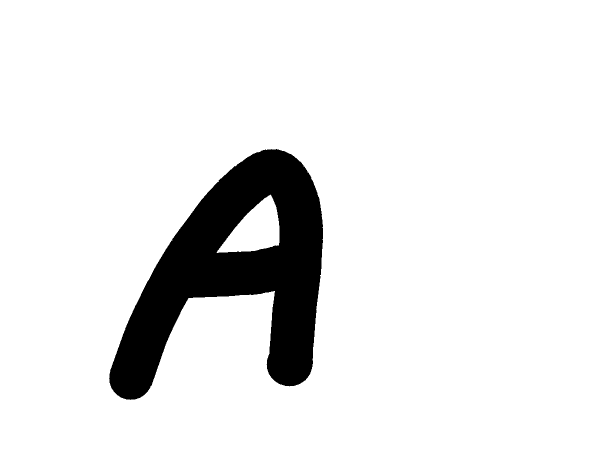
#> input picture img/img011-001.png, 1200 x 900 px (shown at 1/2 size); its folder holds only this picture in this run
$ python initial.py
#> lines starting #> are read from the running program, lines starting #| are printed output that depends on the picture; after the words box and inside, x2 and y2 are one past the last pixel; in counts of white or black regions, pixels touching at a corner belong together
import os
import cv2
import numpy as np

# *****该模块主要用来初始化训练集和验证集，包括图像处理以及特征值的向量化*****

# 读取图片的目录
image_dir = 'img/'
# 保存数组的文件
array_file_train = 'label/'
array_file_val = 'label_val/'
# 设置阈值
thresh = 90
# 设置resize长宽高
width_r = 120
height_r = 90
# 设置裁剪后的resize长宽高
width_rr = 70
height_rr = 62


# 读取img目录下的图片转化为数组，保存到label中
def img_to_label():
    filenames = os.listdir(image_dir)  # 获取文件夹下所有的图片的命名
    for filename in filenames:
        # 读取图片
        img = cv2.imread(image_dir + filename, cv2.IMREAD_GRAYSCALE)  # 读取灰度图
#> img: shape (900, 1200); 90.7% white; 1 black region, box (x1, y1, x2, y2) and area: (218, 298, 646, 800) 100094
        resized_img = cv2.resize(img, (width_r, height_r))  # 按比例缩放
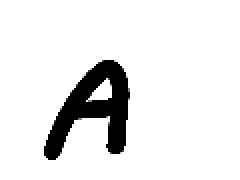
#> resized_img: shape (90, 120) (shown 2 times larger); min 0, max 255, mean 231.3
        resized_img = resized_img[int(height_r * 0.23):int(height_r * 0.92),
                      int(width_r * 0.15):int(width_r * 0.74)]  # 按照比例裁剪
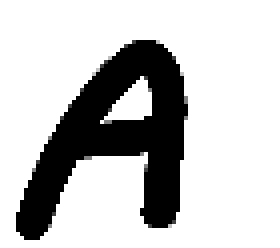
#> resized_img: shape (62, 70) (shown 4 times larger); min 0, max 255, mean 196.1
        # 进行二值化操作
        new_img = resized_img  # 重新命名
        height, width = new_img.shape[0:2]  # 得到图像的高度和宽度
#> height = 62; width = 70
        # 遍历像素点
        for row in range(height):
            for col in range(width):
                gray = new_img[row, col]  # 获取到灰度值
                if gray > thresh:  # 大于阈值255
                    new_img[row, col] = 255
                else:  # 否则0
                    new_img[row, col] = 0
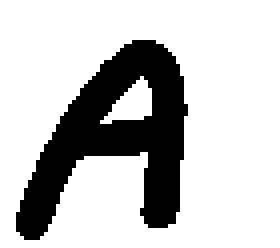
#> new_img: shape (62, 70) (shown 4 times larger); 77% white; 1 black region, box (x1, y1, x2, y2) and area: (4, 10, 47, 60) 998
        print("filename", filename)  # 打印正在处理的图片名
        image_arr = np.array(new_img).reshape(width_rr * height_rr)  # 将其拼接为一维数组
#> image_arr = 4340 values, max 255 at index 0, min 0 at index 733, mean 196.4
        # 重新分配类名 例如：A对应001 B对应002
        if int(filename[4:6]) - 10 < 10:  # 判断是否个位数
            class_name = "00" + str(int(filename[4:6]) - 10)  # 个位数的名字在前面加两个0，统一命名规则
        else:
            class_name = "0" + str(int(filename[4:6]) - 10)  # 两位数的名字在前面加一个0，统一命名规则
        num_name = filename[7:10]  # 同一类中的编号名
        save_name = class_name + "_" + num_name  # 保存的txt文件名
        print("save name", save_name)  # 打印保存的文件名
        ran = np.random.randint(0, 10)  # 随机数分配训练集或者验证集
        if ran < 8:  # 随机数是0-10，故小于8为训练集，否则为验证集
            np.savetxt(array_file_train + save_name + ".txt", image_arr, delimiter=",", fmt='%d')  # 保存到训练集中
        else:
            np.savetxt(array_file_val + save_name + ".txt", image_arr, delimiter=",", fmt='%d')  # 保存到验证集中


if __name__ == '__main__':
    img_to_label()  # 运行该函数

$ run again, on img/img011-002.png
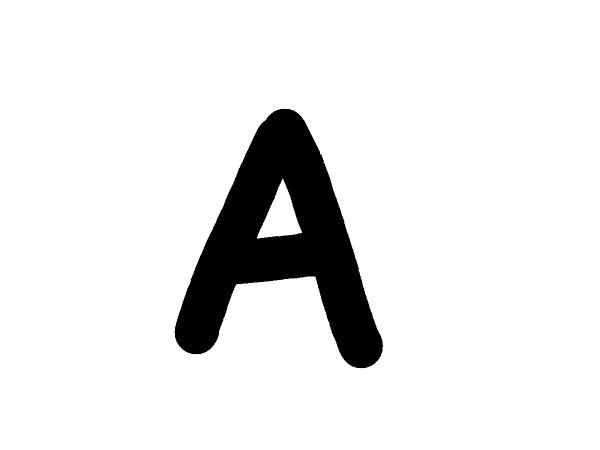
#> input picture img/img011-002.png, 1200 x 900 px (shown at 1/2 size)
#> img: shape (900, 1200); 91.3% white; 1 black region, box (x1, y1, x2, y2) and area: (349, 217, 766, 737) 94356
#> in img_to_label, `resized_img = cv2.resize(img, (width_r, height_r))`:
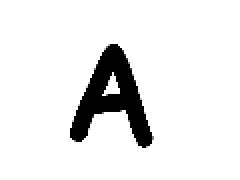
#> resized_img: shape (90, 120) (shown 2 times larger); min 0, max 255, mean 232.7
#> after the loop in img_to_label, `for row in range(height):`:
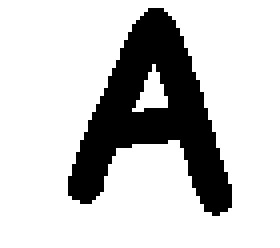
#> new_img: shape (62, 70) (shown 4 times larger); 78.4% white; 1 black region, box (x1, y1, x2, y2) and area: (17, 2, 58, 54) 937
#> image_arr = 4340 values, max 255 at index 0, min 0 at index 177, mean 199.9

$ run again, on img/img011-003.png
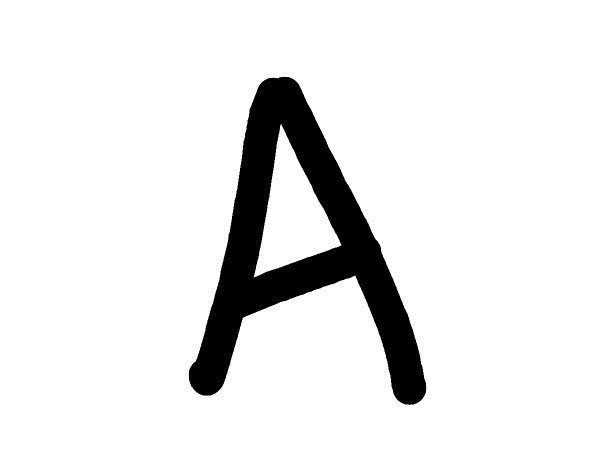
#> input picture img/img011-003.png, 1200 x 900 px (shown at 1/2 size)
#> img: shape (900, 1200); 90.7% white; 1 black region, box (x1, y1, x2, y2) and area: (377, 153, 853, 810) 100302
#> in img_to_label, `resized_img = cv2.resize(img, (width_r, height_r))`:
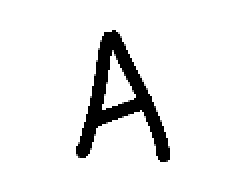
#> resized_img: shape (90, 120) (shown 2 times larger); min 0, max 255, mean 231.4
#> after the loop in img_to_label, `for row in range(height):`:
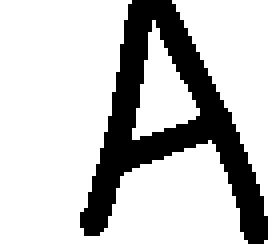
#> new_img: shape (62, 70) (shown 4 times larger); 78.1% white; 1 black region, box (x1, y1, x2, y2) and area: (20, 0, 67, 61) 952
#> image_arr = 4340 values, max 255 at index 0, min 0 at index 33, mean 199.1
